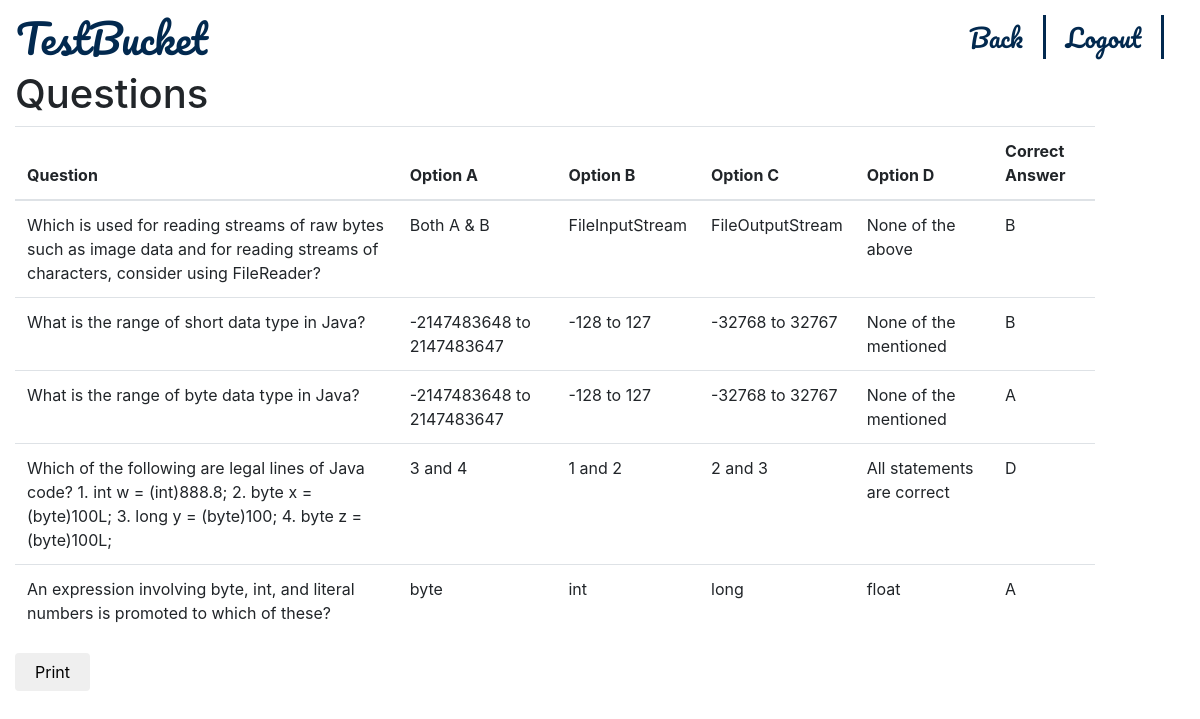
/teacher/view_test/1, run on the app's committed database.
### webapp/models.py (models this page shows)
class Question(models.Model):
    question_id=models.AutoField(primary_key=True)
    course_id=models.ForeignKey(Course,on_delete=models.CASCADE)
    question=models.TextField()
    optionA=models.CharField(max_length=32)
    optionB=models.CharField(max_length=32)
    optionC=models.CharField(max_length=32)
    optionD=models.CharField(max_length=32)
    options=[
    ('A','Option A'),
    ('B','Option B'),
    ('C','Option C'),
    ('D','Option D')
    ]
    test_id=models.ForeignKey(Test,on_delete=models.CASCADE)
    answer=models.CharField(max_length=1,choices=options)

### webapp/views.py (the view)
# urls.py: path("teacher/view_test/<int:test_id>",views.view_test),
def view_test(request,test_id):
    test=Test.objects.get(test_id=test_id)
    questions=Question.objects.filter(test_id=test)
    return render(request,"webapp/view_test.html",{"test_id":test_id,"questions":questions})

### webapp/templates/webapp/view_test.html (shortened to what this page needs)
{% extends 'webapp/template.html' %}
{% block navs %}
<ul class="nav  navbar-right">
  <li ><a href="/teacher/test_summary/{{test_id}}"  style="color:#29275f ;margin-right:20px;border-right:solid" class="logout_btn">Back</a></li>
    <li ><a href="/logout" class="logout_btn">Logout</a></li>
  </ul>
  {% endblock %}
  {% block main %}
<div class="row" style="margin-top:20px">
  <div class="col-lg-12">
    <h1>Questions</h1>
    <table class="table">
      <thead>
        <tr>
          <th>Question</th>
          <th>Option A</th>
          <th>Option B</th>
          <th>Option C</th>
          <th>Option D</th>
          <th>Correct Answer</th>
        </tr>
      </thead>
      <tbody>
        {% for question in questions %}
        <tr>
          <td>{{ question.question }}</td>
  <td>{{question.optionC}}</td>
  <td>{{question.optionA}}</td>
  <td>{{question.optionB}}</td>
  <td>{{question.optionD}}</td>
<td>{{ question.answer }}</td>
        </tr>
        {% endfor %}
      </tbody>
    </table>
  </div>
</div>
<input type="button" style="width:75px"onclick="window.print()" value="Print" class="btn">
  {% endblock %}

### webapp/static/webapp/styles.css (style rules this page uses)
html,body { width: 100%; overflow: auto; background-repeat: no-repeat; background-size: cover; background-position: center; height: 100%; }
.row { width:100%; }
.logout_btn { color:#29275f ;margin-right:20px;border-right:solid; padding-right: 20px !important; font-size: 25px !important; color: #02294f !important; font-family: 'Pacifico', cursive !important; }

### data on the page
Question: question "Which is used for reading streams of raw bytes such as image data and for reading streams of characters, consider using FileReader?", optionC "Both A & B", optionA "FileInputStream", optionB "FileOutputStream", optionD "None of the above", answer "B"
Question: question "What is the range of short data type in Java?", optionC "-2147483648 to 2147483647", optionA "-128 to 127", optionB "-32768 to 32767", optionD "None of the mentioned", answer "B"
Question: question "What is the range of byte data type in Java?", optionC "-2147483648 to 2147483647", optionA "-128 to 127", optionB "-32768 to 32767", optionD "None of the mentioned", answer "A"
Question: question "Which of the following are legal lines of Java code? 1. int w = (int)888.8; 2. byte x = (byte)100L; 3. long y = (byte)100; 4. byte z = (byte)100L;", optionC "3 and 4", optionA "1 and 2", optionB "2 and 3", optionD "All statements are correct", answer "D"
Question: question "An expression involving byte, int, and literal numbers is promoted to which of these?", optionC "byte", optionA "int", optionB "long", optionD "float", answer "A"
